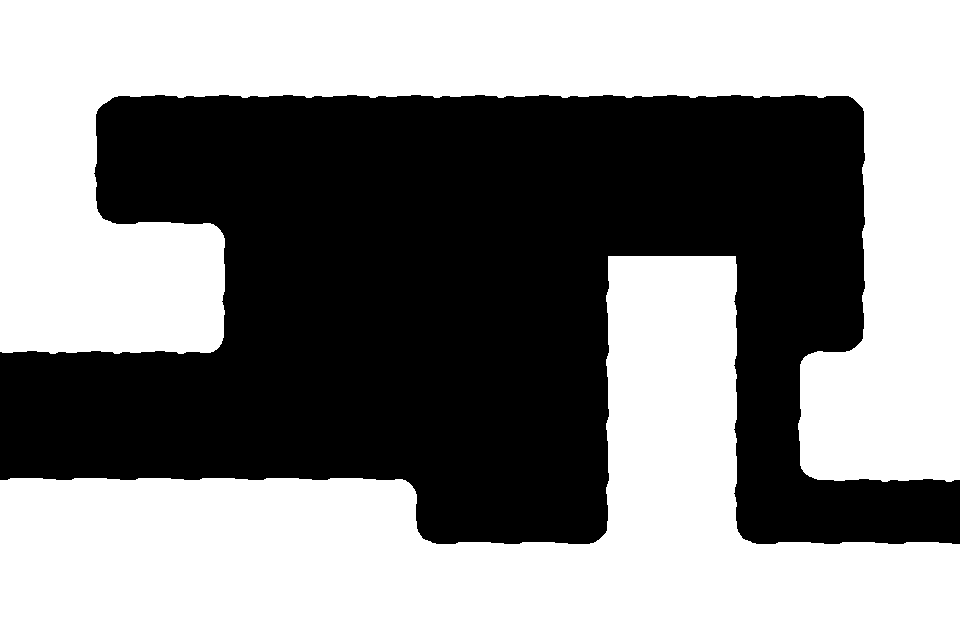

Below is a game level as drawn by its tile map, then a one-line description and the .tmx file that defines it, in full:
An orthogonal 15x10 tile map with 64x64 px tiles, 1 tile layer (Chao) and 15 objects (12x Prefab, 3x Fronteira).

<map version="1.0" orientation="orthogonal" renderorder="right-down" width="15" height="10" tilewidth="64" tileheight="64" nextobjectid="40">
 <tileset firstgid="1" source="TilesetSimples/tileset.tsx" />
 <layer name="Chao" width="15" height="10">
  <properties>
   <property name="unity:layer" value="Solido" />
  </properties>
  <data encoding="csv">
7,7,7,7,7,7,7,7,7,7,7,7,7,7,7,
7,10,12,12,12,12,12,12,12,12,12,12,12,9,7,
7,8,0,0,0,0,0,0,0,0,0,0,0,6,7,
7,5,2,3,0,0,0,0,0,0,0,0,0,6,7,
7,7,7,8,0,0,0,0,0,6,7,8,0,6,7,
12,12,12,13,0,0,0,0,0,6,7,8,1,4,7,
0,0,0,0,0,0,0,0,0,6,7,8,6,7,7,
2,2,2,2,2,2,3,0,0,6,7,8,11,12,12,
7,7,7,7,7,7,5,2,2,4,7,5,2,2,2,
7,7,7,7,7,7,7,7,7,7,7,7,7,7,7
</data>
 </layer>
 <objectgroup name="Objetos" offsetx="0" offsety="-32">
  <properties>
   <property name="unity:layer" value="Objetos" />
  </properties>
  <object id="7" name="Bloco" type="Prefab" gid="21" x="226" y="427" width="64" height="64" />
  <object id="9" name="Bloco" type="Prefab" gid="21" x="811" y="349" width="64" height="64" />
  <object id="11" name="Bloco" type="Prefab" gid="21" x="408" y="379" width="64" height="64" />
  <object id="10" name="Espinho" type="Prefab" gid="14" x="407" y="577" width="64" height="64">
   <properties>
    <property name="unity:layer" value="Morte" />
   </properties>
  </object>
  <object id="13" name="Fronteira" x="-65" y="-288" width="64" height="929" />
  <object id="14" name="Fronteira" x="0" y="-320" width="960" height="64" />
  <object id="15" name="Fronteira" x="960" y="-288" width="64" height="928" />
  <object id="30" name="Espinho" type="Prefab" gid="14" x="462" y="577" width="64" height="64">
   <properties>
    <property name="unity:layer" value="Morte" />
   </properties>
  </object>
  <object id="31" name="Espinho" type="Prefab" gid="14" x="517" y="577" width="64" height="64">
   <properties>
    <property name="unity:layer" value="Morte" />
   </properties>
  </object>
  <object id="32" name="Espinho" type="Prefab" gid="14" x="575" y="576" width="64" height="64">
   <properties>
    <property name="unity:layer" value="Morte" />
   </properties>
  </object>
  <object id="33" name="Bloco" type="Prefab" gid="21" x="549" y="340" width="64" height="64" />
  <object id="35" name="Cristal" type="Prefab" gid="23" x="343" y="448" width="64" height="64" />
  <object id="36" name="Espinho" type="Prefab" gid="14" x="703" y="335" width="64" height="64">
   <properties>
    <property name="unity:layer" value="Morte" />
   </properties>
  </object>
  <object id="38" name="Chave" type="Prefab" gid="18" x="811" y="219" width="64" height="64" />
  <object id="39" name="Porta" type="Prefab" gid="17" x="895" y="579" width="64" height="64" />
 </objectgroup>
</map>
